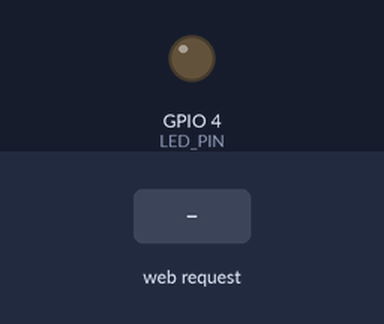
This sketch was run on a simulated ESP32-C3. On the bench: output pins drawn as LEDs (lit = HIGH). Inputs (shaded band) come from the test bench. What the sketch prints to the serial monitor is not drawn.

Above: at 2.7 s.
2.8 s: HTTP request GET /on received
At 3.5 s:
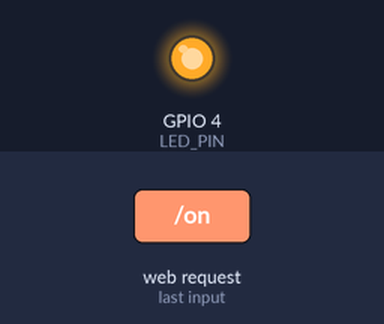
4.3 s: HTTP request GET /off received
At 4.7 s:
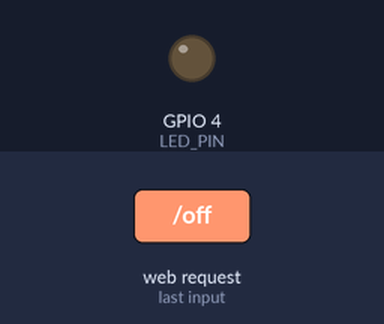
Timing chart, 0 to 7.3 s (numbered marks = the images above; inputs shaded):
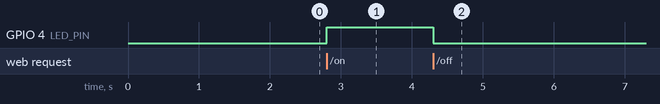

Measured:
- after the input at 2.8 s, GPIO 4 (LED_PIN): LOW → HIGH at once
- after the input at 4.3 s, GPIO 4 (LED_PIN): HIGH → LOW at once

The sketch:

sketch_on-off_LED_by_WIFI.ino
```cpp
#include <WiFi.h>
#include <WebServer.h>

// Access Point Settings
const char* ssid = "ESP32-C3";
const char* password = "12345678";

// Static IP
IPAddress local_IP(192, 168, 4, 1);
IPAddress gateway(192, 168, 4, 1);
IPAddress subnet(255, 255, 255, 0);

// LED
#define LED_PIN 4

WebServer server(80);

bool ledState = false;

void handleRoot() {

  String html = R"rawliteral(
  <!DOCTYPE html>
  <html>
  <head>
    <meta name="viewport" content="width=device-width, initial-scale=1">
    <title>ESP32-C3 LED</title>
    <style>
      body {
        background: #222;
        color: white;
        text-align: center;
        font-family: Arial;
        padding-top: 50px;
      }
      button {
        padding: 20px 45px;
        font-size: 22px;
        border: none;
        border-radius: 12px;
        margin: 15px;
        color: white;
      }
      .on { background: green; }
      .off { background: red; }
    </style>
  </head>
  <body>
    <h1>ESP32-C3</h1>
    <h2>LED CONTROL</h2>
    <a href="/on"><button class="on">LED ON</button></a>
    <a href="/off"><button class="off">LED OFF</button></a>
  </body>
  </html>
  )rawliteral";

  server.send(200, "text/html", html);
}

void setup() {

  Serial.begin(115200);
  delay(1500);

  pinMode(LED_PIN, OUTPUT);
  digitalWrite(LED_PIN, LOW);

  WiFi.mode(WIFI_AP);
  WiFi.setSleep(false);

  // Configure fixed IP
  WiFi.softAPConfig(local_IP, gateway, subnet);

  // Start Access Point on channel 1
  bool result = WiFi.softAP(
    ssid,
    password,
    1,
    0,
    4
  );

  if (!result) {
    Serial.println("AP FAILED!");
    return;
  }

  Serial.println("ACCESS POINT STARTED");

  Serial.print("SSID: ");
  Serial.println(ssid);

  Serial.print("PASSWORD: ");
  Serial.println(password);

  Serial.print("IP ADDRESS: ");
  Serial.println(WiFi.softAPIP());

  // LED ON
  server.on("/on", []() {
    ledState = true;
    digitalWrite(LED_PIN, HIGH);
    server.sendHeader("Location", "/");
    server.send(303);
  });

  // LED OFF
  server.on("/off", []() {
    ledState = false;
    digitalWrite(LED_PIN, LOW);
    server.sendHeader("Location", "/");
    server.send(303);
  });

  server.on("/", handleRoot);

  server.begin();

  Serial.println("WEB SERVER STARTED");
}

void loop() {
  server.handleClient();
}
```
